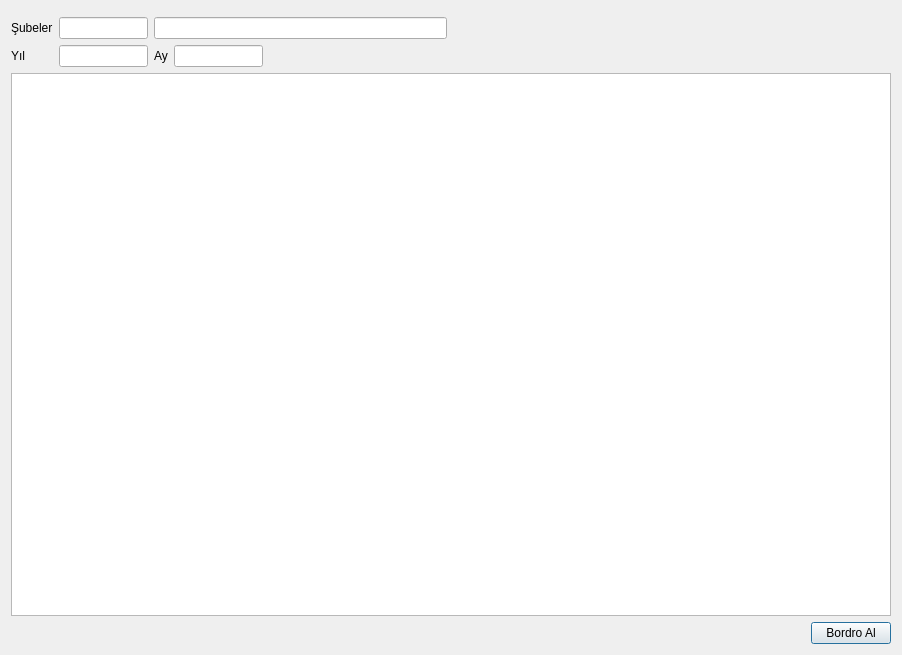
<?xml version="1.0" encoding="UTF-8"?>
<ui version="4.0">
 <class>PRS_PUANTAJLARI_GOR_VE_DUZELT_FISI</class>
 <widget class="QDialog" name="PRS_PUANTAJLARI_GOR_VE_DUZELT_FISI">
  <property name="geometry">
   <rect>
    <x>0</x>
    <y>0</y>
    <width>902</width>
    <height>655</height>
   </rect>
  </property>
  <property name="sizePolicy">
   <sizepolicy hsizetype="Preferred" vsizetype="Preferred">
    <horstretch>5</horstretch>
    <verstretch>0</verstretch>
   </sizepolicy>
  </property>
  <property name="minimumSize">
   <size>
    <width>600</width>
    <height>400</height>
   </size>
  </property>
  <property name="windowTitle">
   <string>Dialog</string>
  </property>
  <layout class="QGridLayout" name="gridLayout_2">
   <property name="sizeConstraint">
    <enum>QLayout::SetNoConstraint</enum>
   </property>
   <item row="0" column="0">
    <widget class="QWidget" name="navigation_button_widget" native="true">
     <property name="sizePolicy">
      <sizepolicy hsizetype="Expanding" vsizetype="Fixed">
       <horstretch>0</horstretch>
       <verstretch>0</verstretch>
      </sizepolicy>
     </property>
    </widget>
   </item>
   <item row="1" column="0">
    <layout class="QGridLayout" name="gridLayout" columnstretch="1,10,1,10,20,50">
     <item row="0" column="0">
      <widget class="QLabel" name="label">
       <property name="sizePolicy">
        <sizepolicy hsizetype="Fixed" vsizetype="Fixed">
         <horstretch>0</horstretch>
         <verstretch>0</verstretch>
        </sizepolicy>
       </property>
       <property name="text">
        <string>Şubeler</string>
       </property>
      </widget>
     </item>
     <item row="0" column="1">
      <widget class="QLineEdit" name="lineEdit_sube_kodu">
       <property name="enabled">
        <bool>true</bool>
       </property>
       <property name="readOnly">
        <bool>true</bool>
       </property>
      </widget>
     </item>
     <item row="0" column="2" colspan="3">
      <widget class="QLineEdit" name="lineEdit_sube_adi">
       <property name="enabled">
        <bool>true</bool>
       </property>
       <property name="readOnly">
        <bool>true</bool>
       </property>
      </widget>
     </item>
     <item row="1" column="0">
      <widget class="QLabel" name="label_2">
       <property name="sizePolicy">
        <sizepolicy hsizetype="Fixed" vsizetype="Fixed">
         <horstretch>0</horstretch>
         <verstretch>0</verstretch>
        </sizepolicy>
       </property>
       <property name="text">
        <string>Yıl</string>
       </property>
      </widget>
     </item>
     <item row="1" column="1">
      <widget class="QLineEdit" name="lineEdit_yil">
       <property name="enabled">
        <bool>true</bool>
       </property>
       <property name="readOnly">
        <bool>true</bool>
       </property>
      </widget>
     </item>
     <item row="1" column="2">
      <widget class="QLabel" name="label_3">
       <property name="sizePolicy">
        <sizepolicy hsizetype="Fixed" vsizetype="Fixed">
         <horstretch>0</horstretch>
         <verstretch>0</verstretch>
        </sizepolicy>
       </property>
       <property name="text">
        <string>Ay</string>
       </property>
      </widget>
     </item>
     <item row="1" column="3">
      <widget class="QLineEdit" name="lineEdit_ay">
       <property name="enabled">
        <bool>true</bool>
       </property>
       <property name="readOnly">
        <bool>true</bool>
       </property>
      </widget>
     </item>
     <item row="1" column="4">
      <spacer name="horizontalSpacer">
       <property name="orientation">
        <enum>Qt::Horizontal</enum>
       </property>
       <property name="sizeHint" stdset="0">
        <size>
         <width>40</width>
         <height>20</height>
        </size>
       </property>
      </spacer>
     </item>
     <item row="1" column="5">
      <spacer name="horizontalSpacer_2">
       <property name="orientation">
        <enum>Qt::Horizontal</enum>
       </property>
       <property name="sizeHint" stdset="0">
        <size>
         <width>40</width>
         <height>20</height>
        </size>
       </property>
      </spacer>
     </item>
    </layout>
   </item>
   <item row="2" column="0">
    <widget class="QTableWidget" name="table_widget_gun_satirlari"/>
   </item>
   <item row="3" column="0">
    <layout class="QGridLayout" name="gridLayout_3" columnstretch="10,1">
     <item row="0" column="0">
      <spacer name="horizontalSpacer_3">
       <property name="orientation">
        <enum>Qt::Horizontal</enum>
       </property>
       <property name="sizeHint" stdset="0">
        <size>
         <width>40</width>
         <height>20</height>
        </size>
       </property>
      </spacer>
     </item>
     <item row="0" column="1">
      <widget class="QPushButton" name="push_button_bordro_al">
       <property name="text">
        <string>Bordro Al</string>
       </property>
      </widget>
     </item>
    </layout>
   </item>
  </layout>
 </widget>
 <tabstops>
  <tabstop>lineEdit_sube_kodu</tabstop>
  <tabstop>lineEdit_sube_adi</tabstop>
  <tabstop>lineEdit_yil</tabstop>
  <tabstop>lineEdit_ay</tabstop>
  <tabstop>table_widget_gun_satirlari</tabstop>
  <tabstop>push_button_bordro_al</tabstop>
 </tabstops>
 <resources/>
 <connections/>
</ui>
